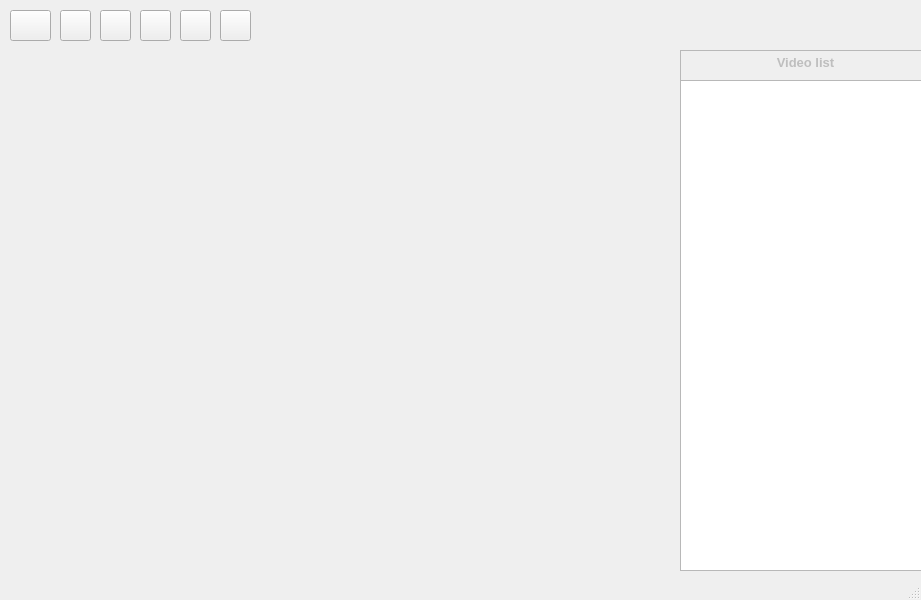
<?xml version="1.0" encoding="UTF-8"?>
<ui version="4.0">
 <class>MainWindow</class>
 <widget class="QMainWindow" name="MainWindow">
  <property name="geometry">
   <rect>
    <x>0</x>
    <y>0</y>
    <width>921</width>
    <height>600</height>
   </rect>
  </property>
  <property name="minimumSize">
   <size>
    <width>921</width>
    <height>600</height>
   </size>
  </property>
  <property name="maximumSize">
   <size>
    <width>921</width>
    <height>600</height>
   </size>
  </property>
  <property name="windowTitle">
   <string>MainWindow</string>
  </property>
  <widget class="QWidget" name="centralwidget">
   <widget class="QWidget" name="gridLayoutWidget">
    <property name="geometry">
     <rect>
      <x>0</x>
      <y>50</y>
      <width>681</width>
      <height>521</height>
     </rect>
    </property>
    <layout class="QGridLayout" name="gridLayout"/>
   </widget>
   <widget class="QTableView" name="tableView">
    <property name="enabled">
     <bool>true</bool>
    </property>
    <property name="geometry">
     <rect>
      <x>680</x>
      <y>50</y>
      <width>251</width>
      <height>521</height>
     </rect>
    </property>
   </widget>
   <widget class="QTextEdit" name="textEdit">
    <property name="enabled">
     <bool>false</bool>
    </property>
    <property name="geometry">
     <rect>
      <x>680</x>
      <y>50</y>
      <width>251</width>
      <height>31</height>
     </rect>
    </property>
    <property name="readOnly">
     <bool>true</bool>
    </property>
    <property name="html">
     <string>&lt;!DOCTYPE HTML PUBLIC &quot;-//W3C//DTD HTML 4.0//EN&quot; &quot;http://www.w3.org/TR/REC-html40/strict.dtd&quot;&gt;
&lt;html&gt;&lt;head&gt;&lt;meta name=&quot;qrichtext&quot; content=&quot;1&quot; /&gt;&lt;style type=&quot;text/css&quot;&gt;
p, li { white-space: pre-wrap; }
&lt;/style&gt;&lt;/head&gt;&lt;body style=&quot; font-family:'MS Shell Dlg 2'; font-size:7.85455pt; font-weight:400; font-style:normal;&quot;&gt;
&lt;p align=&quot;center&quot; style=&quot; margin-top:0px; margin-bottom:0px; margin-left:0px; margin-right:0px; -qt-block-indent:0; text-indent:0px;&quot;&gt;&lt;span style=&quot; font-size:10pt; font-weight:600;&quot;&gt;Video list&lt;/span&gt;&lt;/p&gt;&lt;/body&gt;&lt;/html&gt;</string>
    </property>
   </widget>
   <widget class="QPushButton" name="files">
    <property name="geometry">
     <rect>
      <x>10</x>
      <y>10</y>
      <width>41</width>
      <height>31</height>
     </rect>
    </property>
    <property name="styleSheet">
     <string notr="true">image: url(:/images/papka.png);</string>
    </property>
    <property name="text">
     <string/>
    </property>
   </widget>
   <widget class="QPushButton" name="back">
    <property name="geometry">
     <rect>
      <x>60</x>
      <y>10</y>
      <width>31</width>
      <height>31</height>
     </rect>
    </property>
    <property name="styleSheet">
     <string notr="true">image: url(:/images/back.png);</string>
    </property>
    <property name="text">
     <string/>
    </property>
   </widget>
   <widget class="QPushButton" name="stop">
    <property name="geometry">
     <rect>
      <x>100</x>
      <y>10</y>
      <width>31</width>
      <height>31</height>
     </rect>
    </property>
    <property name="styleSheet">
     <string notr="true">image: url(:/images/stop.png);</string>
    </property>
    <property name="text">
     <string/>
    </property>
   </widget>
   <widget class="QPushButton" name="play">
    <property name="geometry">
     <rect>
      <x>140</x>
      <y>10</y>
      <width>31</width>
      <height>31</height>
     </rect>
    </property>
    <property name="styleSheet">
     <string notr="true">image: url(:/images/play.png);</string>
    </property>
    <property name="text">
     <string/>
    </property>
   </widget>
   <widget class="QPushButton" name="pause">
    <property name="geometry">
     <rect>
      <x>180</x>
      <y>10</y>
      <width>31</width>
      <height>31</height>
     </rect>
    </property>
    <property name="styleSheet">
     <string notr="true">image: url(:/images/pause.png);</string>
    </property>
    <property name="text">
     <string/>
    </property>
   </widget>
   <widget class="QPushButton" name="next">
    <property name="geometry">
     <rect>
      <x>220</x>
      <y>10</y>
      <width>31</width>
      <height>31</height>
     </rect>
    </property>
    <property name="styleSheet">
     <string notr="true">image: url(:/images/next.png);</string>
    </property>
    <property name="text">
     <string/>
    </property>
   </widget>
   <widget class="QLabel" name="label">
    <property name="geometry">
     <rect>
      <x>260</x>
      <y>10</y>
      <width>651</width>
      <height>31</height>
     </rect>
    </property>
    <property name="toolTip">
     <string/>
    </property>
    <property name="layoutDirection">
     <enum>Qt::RightToLeft</enum>
    </property>
    <property name="text">
     <string>&lt;html&gt;&lt;head/&gt;&lt;body&gt;&lt;p align=&quot;right&quot;&gt;&lt;br/&gt;&lt;/p&gt;&lt;/body&gt;&lt;/html&gt;</string>
    </property>
   </widget>
  </widget>
  <widget class="QMenuBar" name="menubar">
   <property name="enabled">
    <bool>true</bool>
   </property>
   <property name="geometry">
    <rect>
     <x>0</x>
     <y>0</y>
     <width>921</width>
     <height>25</height>
    </rect>
   </property>
  </widget>
  <widget class="QStatusBar" name="statusbar"/>
  <action name="actionPlay">
   <property name="icon">
    <iconset resource="resources.qrc">
     <normaloff>:/images/play.png</normaloff>:/images/play.png</iconset>
   </property>
   <property name="text">
    <string>Play</string>
   </property>
   <property name="toolTip">
    <string>Play</string>
   </property>
  </action>
  <action name="actionOpen">
   <property name="icon">
    <iconset resource="resources.qrc">
     <normaloff>:/images/papka.png</normaloff>:/images/papka.png</iconset>
   </property>
   <property name="text">
    <string>Open</string>
   </property>
   <property name="toolTip">
    <string>Open a file</string>
   </property>
  </action>
  <action name="actionPause">
   <property name="icon">
    <iconset resource="resources.qrc">
     <normaloff>:/images/pause.png</normaloff>:/images/pause.png</iconset>
   </property>
   <property name="text">
    <string>Pause</string>
   </property>
   <property name="toolTip">
    <string>Pause</string>
   </property>
  </action>
  <action name="actionStop">
   <property name="icon">
    <iconset resource="resources.qrc">
     <normaloff>:/images/stop.png</normaloff>:/images/stop.png</iconset>
   </property>
   <property name="text">
    <string>Stop</string>
   </property>
   <property name="toolTip">
    <string>Stop</string>
   </property>
  </action>
  <action name="actionNext">
   <property name="icon">
    <iconset resource="resources.qrc">
     <normaloff>:/images/next.png</normaloff>:/images/next.png</iconset>
   </property>
   <property name="text">
    <string>Next</string>
   </property>
   <property name="toolTip">
    <string>Next</string>
   </property>
  </action>
  <action name="actionBack">
   <property name="icon">
    <iconset resource="resources.qrc">
     <normaloff>:/images/back.png</normaloff>:/images/back.png</iconset>
   </property>
   <property name="text">
    <string>Back</string>
   </property>
   <property name="toolTip">
    <string>Back</string>
   </property>
  </action>
 </widget>
 <resources>
  <include location="resources.qrc"/>
 </resources>
 <connections/>
</ui>
